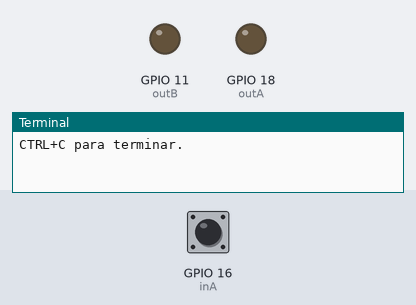
The program below on a simulated Raspberry Pi (BCM pin numbers). Parts: output pins drawn as LEDs (lit = HIGH), the last lines printed to the terminal. The test bench sets the inputs (shaded band); at power-on: GPIO 16 (inA) HIGH. The clock reads 2024-03-15 10:24:30 at power-on unless the program sets it; web requests get an empty 200 reply after 0.4 s.

Above: at 1.4 s.
1.5 s: GPIO 16 (inA) pulled LOW for 0.15 s
At 1.7 s:
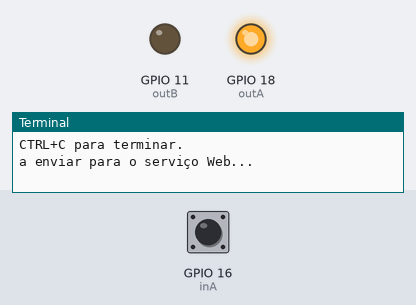
3.8 s: GPIO 16 (inA) pulled LOW for 1 s
At 4.6 s:
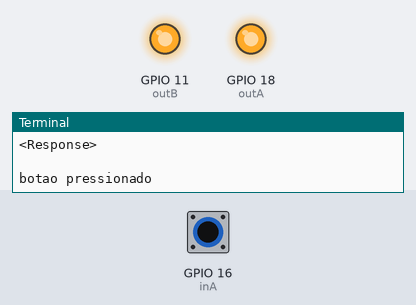
6.3 s: GPIO 16 (inA) pulled LOW for 3.2 s
At 9.7 s:
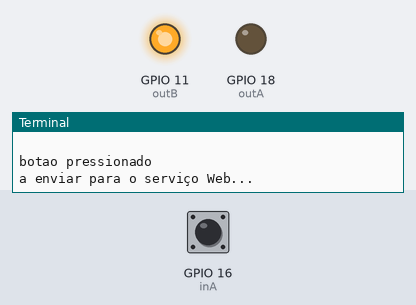
Timing chart, 0 to 11.4 s (numbered marks = the images above; inputs shaded):
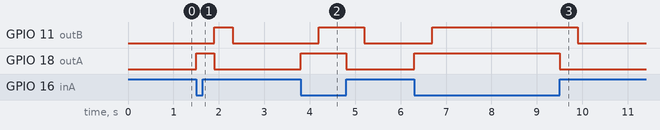

Measured:
- after the input at 1.5 s, GPIO 11 (outB): LOW → HIGH after 0.40 s, → LOW 0.40 s later; GPIO 18 (outA): LOW → HIGH at once, → LOW 0.40 s later
- after the input at 3.8 s, GPIO 11 (outB): LOW → HIGH after 0.40 s, → LOW 1.0 s later; GPIO 18 (outA): LOW → HIGH at once, → LOW 1.0 s later
- after the input at 6.3 s, GPIO 11 (outB): LOW → HIGH after 0.40 s, → LOW 3.2 s later; GPIO 18 (outA): LOW → HIGH at once, → LOW 3.2 s later

The program:

lab04ex20_input_to_web1.py
```python
import RPi.GPIO as GPIO
from time import sleep

import requests
from datetime import datetime

GPIO.setmode(GPIO.BCM)  # BCM = numeração GPIO
inA = 16
outA = 18
outB = 11
GPIO.setup(inA, GPIO.IN, pull_up_down=GPIO.PUD_UP) # Entrada inA com pullup (= 1)
GPIO.setup(outA, GPIO.OUT, initial=0)
GPIO.setup(outB, GPIO.OUT)

count=0
auxInput = 1
switchInput = 0

def post(auxInput):
        # configurações do serviço Web (alterar para URL correta)
        paramUrl = 'http://10.42.0.151/api/lab04_api_post_json_switch.php'
        paramAuth = 'irsotesppsi'
        paramKey = 'switch'
        paramNow = datetime.now().strftime('%Y-%m-%d %H:%M:%S')
        paramJSON = {'auth':paramAuth, 'key':paramKey, 'value':auxInput, 'date':paramNow}
        paramHeaders = {'content-type': 'application/json'}
        # enviar dados para o serviço Web (formato: json)
        print("a enviar para o serviço Web...")
        r = requests.post(paramUrl, json=paramJSON, headers=paramHeaders)
        # mostrar resultados
        print(r)
        print(r.text)
        #print("Fim do programa.")
        return;

try:

    sleep(0.2)
    print("CTRL+C para terminar.")
    tempInput = GPIO.input(inA)
    switchInput = tempInput

    while True:
        tempInput = GPIO.input(inA)

        if(switchInput != tempInput):
            if(tempInput == 0):
                GPIO.output(outA, 1)
                post(1)
                GPIO.output(outB, GPIO.HIGH)
                print("botao pressionado", flush=True)
            elif(tempInput == 1):
                GPIO.output(outA, 0)
                post(0)
                GPIO.output(outB, GPIO.LOW)
                print("botao nao pressionado", flush=True)

            switchInput = tempInput

except KeyboardInterrupt:
        print("\nPrograma terminado pelo utilizador.")
except:
        print("\nErro!!!")
finally:
        print("A fazer 'reset' ao GPIO...", end="")
        GPIO.cleanup()
        print("ok.")
print("Fim do programa.")
```
